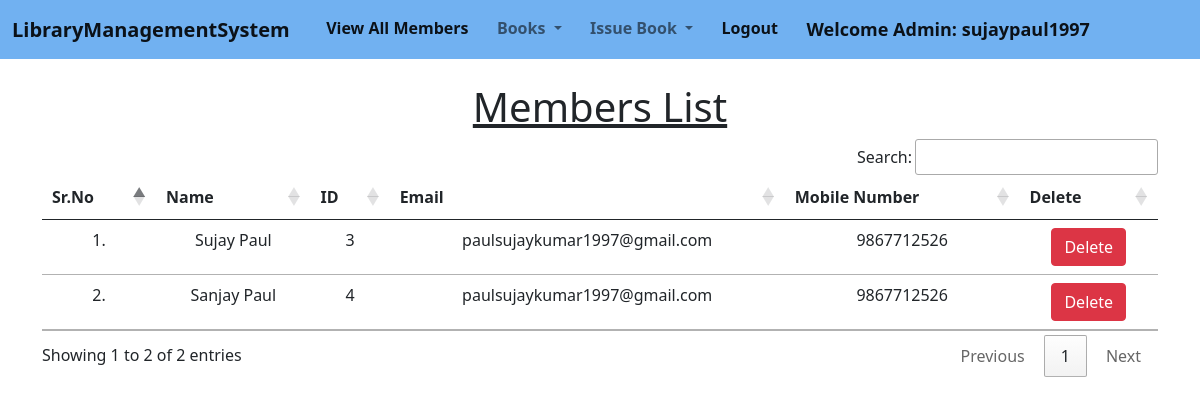
The app's page /view_members/ (signed in) with its own data.
### library/models.py (models this page shows, shortened)
class Member(models.Model):
    user = models.OneToOneField(User, on_delete=models.CASCADE)
    phone = models.CharField(max_length=10, blank=True)
    image = models.ImageField(upload_to="", blank=True)

### library/views.py (the view)
# urls.py: path("view_members/", views.view_members, name="view_members"),
@login_required(login_url = '/admin_login')
def view_members(request):
    members = Member.objects.all()
    return render(request, "view_members.html", {'members':members})

### library/templates/view_members.html (shortened to what this page needs)
{% extends 'admin_navbar.html' %}
{% load static %}
{% block body %}
<div class="container mt-4">
    <h1 class="text-center"><u>Members List</u></h1>
    <table class="table table-hover" id="example">
        <thead>
            <tr class="text-center">
                <th>Sr.No</th>
                <th>Name</th>
                <th>ID</th>
                <th>Email</th>
                <th>Mobile Number</th>
                <th>Delete</th>
            </tr>
        </thead>
        <tbody>
            {% for member in members %}
            <tr class="text-center">
                <td>{{forloop.counter}}.</td>
                <td>{{member.user.get_full_name}}</td>
                <td>{{member.user.id}}</td>
                <td>{{member.user.email}}</td>
                <td>{{member.phone}}</td>
                <td><a href="/delete_member/{{member.id}}/" class="btn btn-danger" onclick="return confirm('Are you sure you want to delete this member?')">Delete</a></td>
            </tr>
            {% endfor %}
        </tbody>
    </table>
    </div>
{% endblock %}

### library/templates/admin_navbar.html (shortened to what this page needs)
<!doctype html>
<html lang="en">
  <head>
    <link href="https://cdn.jsdelivr.net/npm/bootstrap@5.1.0/dist/css/bootstrap.min.css" rel="stylesheet">
    <link rel="stylesheet" href="https://cdn.datatables.net/1.10.25/css/jquery.dataTables.min.css">
    <link rel="stylesheet" href="https://cdn.datatables.net/buttons/1.7.1/css/buttons.dataTables.min.css">
  </head>
  <body>
    <nav class="navbar navbar-expand-lg navbar-light ">
        <div class="container-fluid">
          <a class="navbar-brand" href="#">LibraryManagementSystem</a>
          <div class="collapse navbar-collapse" id="navbarSupportedContent">
            <ul class="navbar-nav me-auto mb-2 mb-lg-0">
              <li class="nav-item">
                <a class="nav-link active" aria-current="page" href="/view_members/">View All Members</a>
              </li>
              <li class="nav-item dropdown">
                <a class="nav-link dropdown-toggle" href="#" id="navbarDropdown" role="button" data-bs-toggle="dropdown" aria-expanded="false">
                  Books
                </a>
              </li>
              <li class="nav-item dropdown">
                <a class="nav-link dropdown-toggle" href="#" id="navbarDropdown" role="button" data-bs-toggle="dropdown" aria-expanded="false">
                  Issue Book
                </a>
              </li>
              <li class="nav-item">
                <a class="nav-link active" aria-current="page" href="/logout/">Logout</a>
              </li>
              <li class="nav-item">
                <a style="font-weight:600; font-family:'Segoe UI', Tahoma, Geneva, Verdana, sans-serif; font-size: large;" class="nav-link active" href="#">Welcome Admin: {{request.user}}</a>
              </li>
            </ul>
          </div>
        </div>
      </nav>
      {% block body %}
      {% endblock %}
  </body>
</html>

### library/templates/admin_navbar.html (style rules this page uses)
.navbar { background-color: rgb(113, 177, 241); font-weight: bold; }

### records on screen
Member: user.get_full_name "Sujay Paul", user.id "3", user.email "paulsujaykumar1997@gmail.com", phone "9867712526"
Member: user.get_full_name "Sanjay Paul", user.id "4", user.email "paulsujaykumar1997@gmail.com", phone "9867712526"

### other values on screen
{{ request.user }} "sujaypaul1997"
